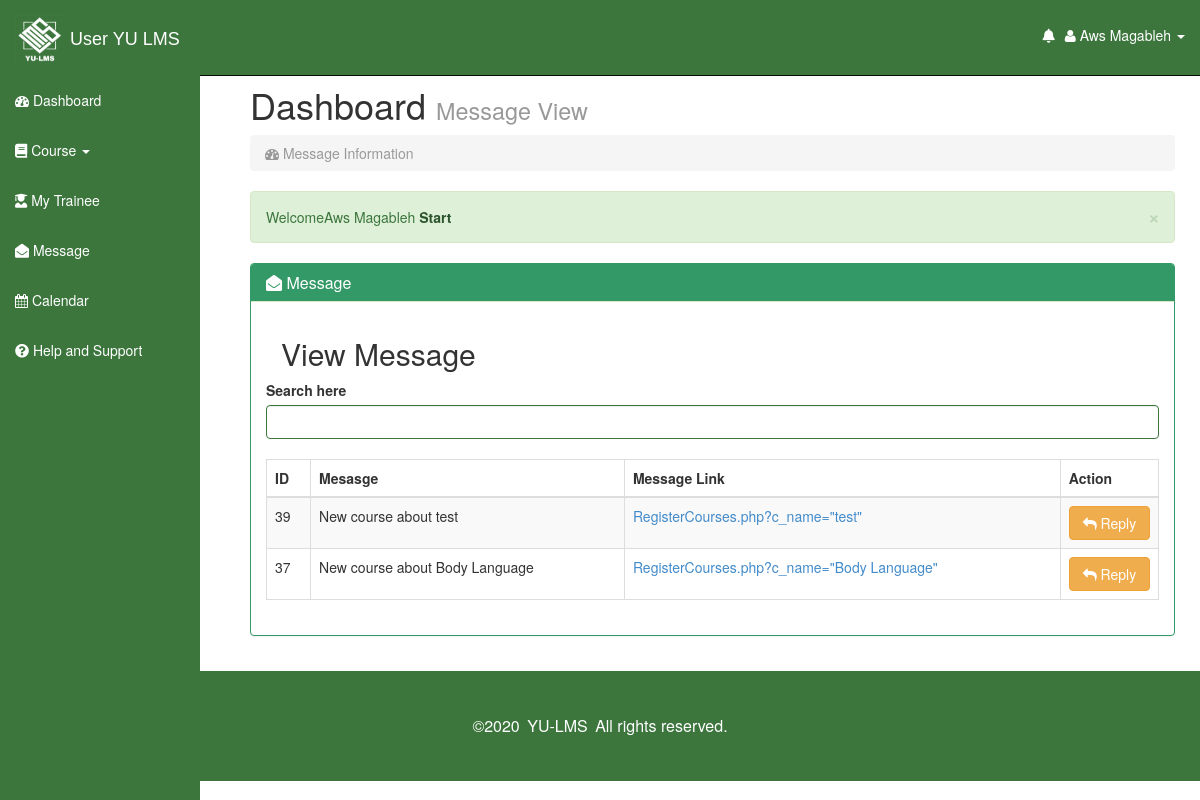
The page /staff/Message.php (signed in) on the database its author committed.
### tables this page shows
CREATE TABLE `message_table` (
  `msg_id` int(50) NOT NULL,
  `msg_text` varchar(3000) NOT NULL,
  `msg_link` varchar(3000) NOT NULL,
  `admin_id` int(5) NOT NULL
);

### staff/Message.php (the view, shortened to what this page needs)
<?php session_start();
include"connect.php";?>
<?php
function message_info($conn)
{
$table='';
$records="SELECT msg_id,msg_text,msg_link FROM message_table msg ORDER BY  msg_id DESC";
$result = mysqli_query($conn,$records);
if(mysqli_num_rows($result)>0)
{
while($row=mysqli_fetch_assoc($result))
{
  $msg_id=$row['msg_id'];
  $table.="<tr>";
  $table.= "<td>".$row['msg_id']." </td>";
  $table.= "<td>".$row['msg_text']." </td>";
  $table.= "<td><a href='".$row['msg_link']."'>".$row['msg_link']."</a> </td>  ";
  $table.= "<td>
          <button name='reply' id='$msg_id' class='btn btn-block btn-warning reply_data_btn'>
          <i class='fa fa-reply'></i> Reply
        </button>
 </td></tr> ";
}}
return $table;
}
?>
<!DOCTYPE html>
<html lang="en">
  <head>
<link rel='stylesheet' href='https://use.fontawesome.com/releases/v5.7.0/css/all.css'>
    <link href="css/bootstrap.css" rel="stylesheet">
    <link href="css/sb-admin.css" rel="stylesheet">
    <link rel="stylesheet" href="font-awesome/css/font-awesome.min.css">
    <link rel="stylesheet" href="http://cdn.oesmith.co.uk/morris-0.4.3.min.css">
    <link rel="stylesheet" type="text/css" href="https://cdnjs.cloudflare.com/ajax/libs/sweetalert/1.1.0/sweetalert.min.css">
  </head>
  <body>
             <?php include 'sidNav.php';?>
      <div id="page-wrapper">
        <div class="row">
          <div class="col-lg-12">
            <h1>Dashboard <small>Message View</small></h1>
            <ol class="breadcrumb">
              <li class="active"><i class="fa fa-dashboard"></i>  Message Information </li>
            </ol>
            <div class="alert alert-success alert-dismissable">
              <button type="button" class="close" data-dismiss="alert" aria-hidden="true">&times;</button>
              Welcome<?php echo $_SESSION['staff_user'];?> <a class="alert-link" href="#">Start </a>
            </div>
          </div>
        </div>
        <div class="row">
          <div class="col-lg-12">
            <div class="panel panel-success">
              <div class="panel-heading">
                <h3 class="panel-title"><i class="fas fa-envelope-open"></i> Message</h3>
              </div>
              <div class="panel-body">
          <div class="col-lg-12">
            <h2>View Message</h2>
            </div>
            <div class="table-responsive">
              <div class="form-group has-success"> <label for="exampleInputEmail1">Search here </label> <input id="searchdata" type="text" name="searchdata" class="form-control " autocomplete="off" autofocus="autofocus">
                <br>
              <table class="table table-bordered table-hover table-striped tablesorter">
                <thead>
                  <tr>
                    <th>ID</th>
                    <th>Mesasge</th>
                    <th>Message Link</th>
                    <th>Action</th>
                  </tr>
                </thead>
                <tbody id="table"> <?php echo message_info($conn); ?> </tbody>
              </table>
            </div>
          </div>
        </div>
    </div>
</div>
</div>
</div>
      </div>
<?php include "footers.php"; ?>
  </body>
</html>

### staff/css/sb-admin.css (style rules this page uses)
body { margin-top: 50px; }
#page-wrapper { width: 100%; padding: 5px 15px; }
table.tablesorter thead { cursor: pointer; }
@media (min-width:768px) { #page-wrapper { padding: 15px 25px; } }

### rows shown on the page
message_table: msg_id "39", msg_text "New course about test", msg_link "RegisterCourses.php?c_name=\"test\""
message_table: msg_id "37", msg_text "New course about Body Language", msg_link "RegisterCourses.php?c_name=\"Body Language\""

### other values the page prints
$_SESSION['staff_user'] "Aws Magableh"
